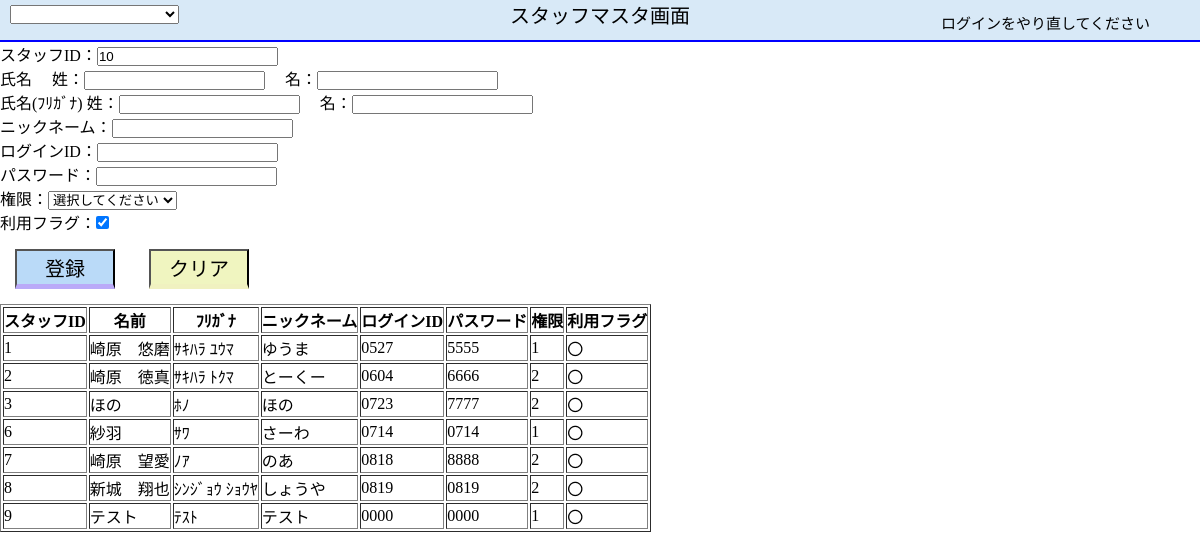
/form/frm_Staff_M.php, run on the app's committed database.
### tables this page shows
CREATE TABLE `Staff_M` (
  `Staff_ID` int(11) NOT NULL,
  `Staff_Name` varchar(30) NOT NULL,
  `Staff_NameYomi` varchar(30) NOT NULL,
  `NickName` varchar(30) NOT NULL,
  `Login_ID` varchar(30) NOT NULL,
  `Password` varchar(8) NOT NULL,
  `Authority` varchar(1) DEFAULT NULL,
  `UsageFlag` int(11) NOT NULL,
  `Changer` int(11) DEFAULT NULL,
  `UpdateDate` datetime DEFAULT NULL
);

### dao/DB_Connection.php (called while the page is built, shortened)
<?php
  class connect {
    function pdo(){
      $dsn="mysql:dbname=".self::DB_NAME.";host=".self::HOST.";charset=".self::UTF;
      $user=self::USER;
      $pass=self::PASS;
      try{
      $pdo=new PDO($dsn,$user,$pass,array(PDO::MYSQL_ATTR_INIT_COMMAND => 'SET NAMES '.SELF::UTF));
      }catch(Exception $e){
      echo 'error' .$e->getMesseage;
      die();
      }
      $pdo->setAttribute(PDO::ATTR_ERRMODE, PDO::ERRMODE_WARNING);
      return $pdo;
    }
    function select($sql){
      $Connection_Info=$this->pdo();
      $stmt=$Connection_Info->query($sql);
      $items=$stmt->fetchAll(PDO::FETCH_ASSOC);
      return $items;
    }
    function plural($sql){
      $Connection_Info=$this->pdo();
      $stmt=$Connection_Info->prepare($sql);
      $stmt->execute();
      return $stmt;
    }
  }
?>

### dao/dao_Staff_M.php (called while the page is built, shortened)
<?php
class dao_Staff_M {
    function GET_Subcategory_m() {
        require_once '../dao/DB_Connection.php';
        $obj = new connect();
        $SQL ="
        SELECT
        SubCategory_CD
        ,SubCategory_Name
        ,UsageFlag
        FROM
        Subcategory_m
        WHERE
        MainCategory_CD = 3
        and
        UsageFlag = 1;
        ";
        $items = $obj->select($SQL);
        return $items;
    }
    function Get_Staff_M() {
        require_once '../dao/DB_Connection.php';
        $obj=new connect();
        $SQL ="
        SELECT
        Staff_ID
        ,Staff_Name
        ,Staff_NameYomi
        ,NickName
        ,Login_ID
        ,Password
        ,Authority
        ,UsageFlag
        FROM
        Staff_m; ";
        $DataTable=$obj->select($SQL);
        return $DataTable;
    }
    function Get_MaxCD(){
        require_once '../dao/DB_Connection.php';
        $obj=new connect();
        $SQL = " SELECT
        IFNULL(MAX(Staff_ID),0)+1 AS Max_CD
        FROM
        Staff_m ";
        $items=$obj->select($SQL);
        foreach($items as $item_val){
          $Max_CD = $item_val['Max_CD'];
        }
        return $Max_CD;
    }
}
?>

### form/frm_Staff_M.php (the view, shortened to what this page needs)
<!DOCTYPE html>
<html lang="ja">
<?php
  require_once '../php/common.php';
  $common = new common();
  $HeaderInfo = $common->HeaderCreation();
?>
<head>
  <link rel="stylesheet" href="../css/style.css">
  <link rel="stylesheet" href="../css/Header.css">
  <div class ='Header'>
    <?php echo $HeaderInfo; ?>
    <div class ='Header_ScreenName'><p>スタッフマスタ画面</p></div>
  </div>
</head>
<body>
  <?php
  $CD = 0;
  require_once '../dao/dao_Staff_M.php';
  $dao = new dao_Staff_M();
  $items = $dao->GET_Subcategory_m();
  $PullDown = "<option value = 0 >選択してください</option>";
  foreach ($items as $item_val) {
    $PullDown .= "<option value = " . $item_val['SubCategory_CD'];
    if ($CD == $item_val['SubCategory_CD']) {
      $PullDown .= " selected>";
    } else {
      $PullDown .= " >";
    }
    $PullDown  .= $item_val['SubCategory_Name'] . "</option>";
  }
  $Max_CD = $dao->Get_MaxCD();
  $Data_Table = $dao->Get_Staff_M();
  $Table = "";
  foreach ($Data_Table as $val) {
    $Table .= "<tr class='Table'>
    <td>" . $val['Staff_ID'] . "</td>
    <td>" . $val['Staff_Name'] . "</td>
    <td>" . $val['Staff_NameYomi']." </td>
    <td>" . $val['NickName']." </td>
    <td>" . $val['Login_ID']." </td>
    <td>" . $val['Password']." </td>
    <td>" . $val['Authority']." </td>";
    if ($val['UsageFlag'] == 0) {
      $Table .=" <td>×</td>";
    } else {
      $Table .=" <td>〇</td>";
    }
    $Table .= "</tr>";
  }
  ?>
  <form action="frm_Staff_M.php" method="post">
    <p>スタッフID：<input type="text" id="txt_ID" name="ID" value='<?php echo $Max_CD; ?>' readonly></p>
    <p>
      氏名
      姓：<input type="text" id="txt_LastName" name="LastName" autocomplete="off">
      名：<input type="text" id="txt_Name" name="Name" autocomplete="off">
    </p>
    <p>
      氏名(ﾌﾘｶﾞﾅ)
      姓：<input type="text" id="txt_LastName_Yomi" name="LastNameYomi" autocomplete="off">
      名：<input type="text" id="txt_Name_Yomi" name="NameYomi" autocomplete="off">
    </p>
    <p>ニックネーム：<input type="text" id="txt_NickName" name="NickName" autocomplete="off"></p>
    <p>ログインID：<input type="text" id="txt_LoginID" name="LoginID" autocomplete="off"></p>
    <p>パスワード：<input type="text" id="txt_Password" name="Password" autocomplete="off"></p>
    <p>権限：<select id="Authority" name="Authority"><?php echo $PullDown; ?></select></p>
    <p>利用フラグ：<input type="checkbox" id="chk_UsageFlag" name="UsageFlag" value="1" checked="checked"></p>
    <button class="btn_Insert" id="btn_Insert" name="Insert" value="1">登録</button>
    <button class="btn_Clear" id="btn_Clear" name="Clear" value="4">クリア</button>
  </form>
  <table border='1'>
    <tr>
      <th>スタッフID</th>
      <th>名前</th>
      <th>ﾌﾘｶﾞﾅ</th>
      <th>ニックネーム</th>
      <th>ログインID</th>
      <th>パスワード</th>
      <th>権限</th>
      <th>利用フラグ</th>
    </tr>
    <?php echo $Table; ?>
  </table>
</body>
</html>

### css/style.css (style rules this page uses)
* { margin: 0%; padding: 0%; }
.btn_Insert { color: #000; width: 100px; height: 40px; margin: 15px; background-color: #badaf8; border-bottom: 5px solid #baaaf8; font-size: 20px; }
.btn_Clear { color: #000; width: 100px; height: 40px; margin: 15px; background-color: #f0f5c0; border-bottom: 5px solid #f0f1c0; font-size: 20px; }

### css/Header.css (style rules this page uses)
.Header { background-color:rgb(216, 233, 247) ; border-bottom: double 2px blue; height: 40px; }
.Header_ScreenName { text-align: center; font-size: 20px; }

### data on the page
staff_m: Staff_ID "1", Staff_Name "崎原 悠磨", Staff_NameYomi "ｻｷﾊﾗ ﾕｳﾏ", NickName "ゆうま", Login_ID "0527", Password "5555", Authority "1", UsageFlag "〇"
staff_m: Staff_ID "2", Staff_Name "崎原 徳真", Staff_NameYomi "ｻｷﾊﾗ ﾄｸﾏ", NickName "とーくー", Login_ID "0604", Password "6666", Authority "2", UsageFlag "〇"
staff_m: Staff_ID "3", Staff_Name "ほの", Staff_NameYomi "ﾎﾉ", NickName "ほの", Login_ID "0723", Password "7777", Authority "2", UsageFlag "〇"
staff_m: Staff_ID "6", Staff_Name "紗羽", Staff_NameYomi "ｻﾜ", NickName "さーわ", Login_ID "0714", Password "0714", Authority "1", UsageFlag "〇"
staff_m: Staff_ID "7", Staff_Name "崎原 望愛", Staff_NameYomi "ﾉｱ", NickName "のあ", Login_ID "0818", Password "8888", Authority "2", UsageFlag "〇"
staff_m: Staff_ID "8", Staff_Name "新城 翔也", Staff_NameYomi "ｼﾝｼﾞｮｳ ｼｮｳﾔ", NickName "しょうや", Login_ID "0819", Password "0819", Authority "2", UsageFlag "〇"
staff_m: Staff_ID "9", Staff_Name "テスト", Staff_NameYomi "ﾃｽﾄ", NickName "テスト", Login_ID "0000", Password "0000", Authority "1", UsageFlag "〇"

### other printed values
$NickName "ログインをやり直してください"
